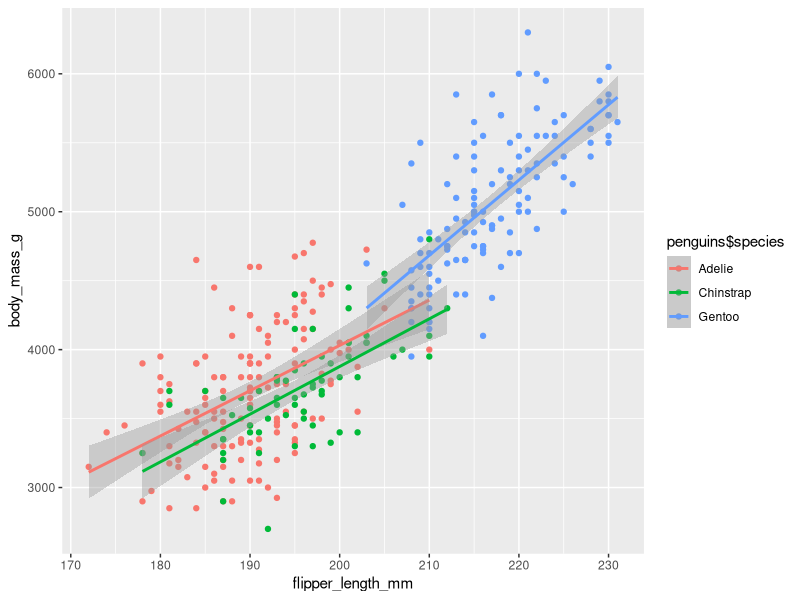
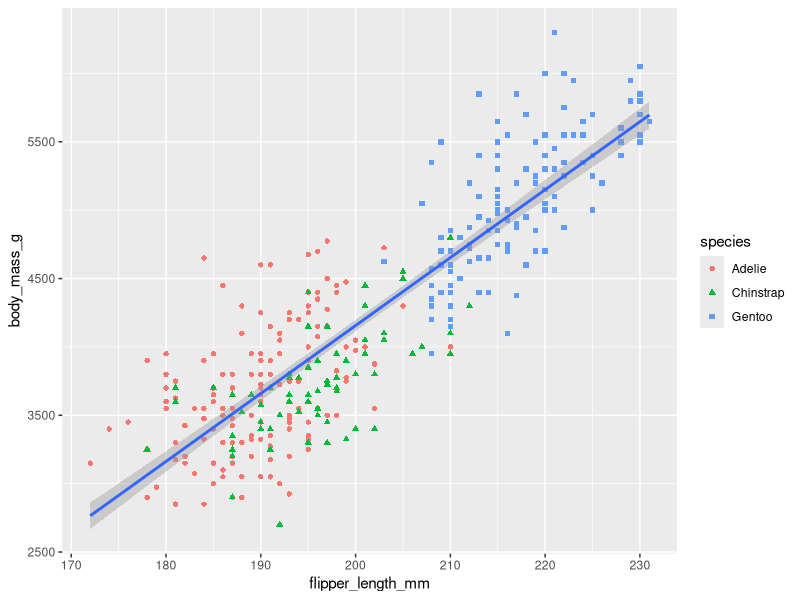
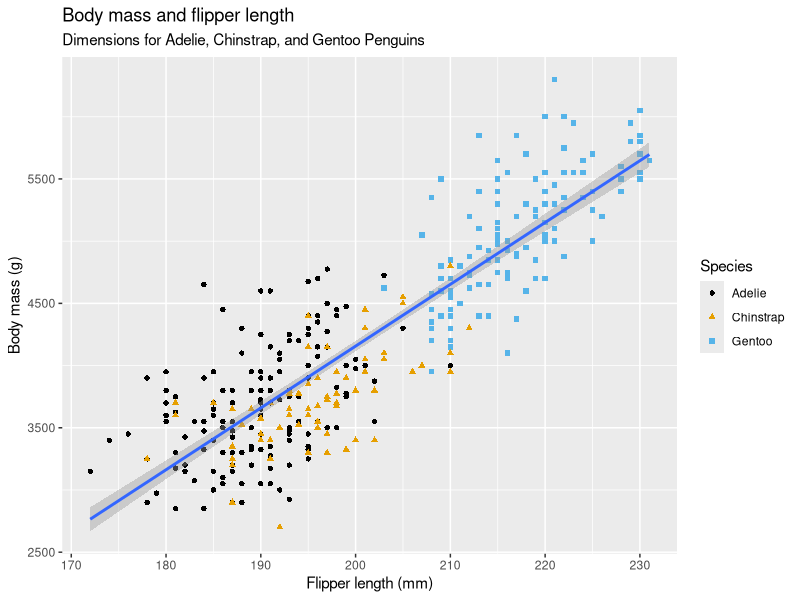
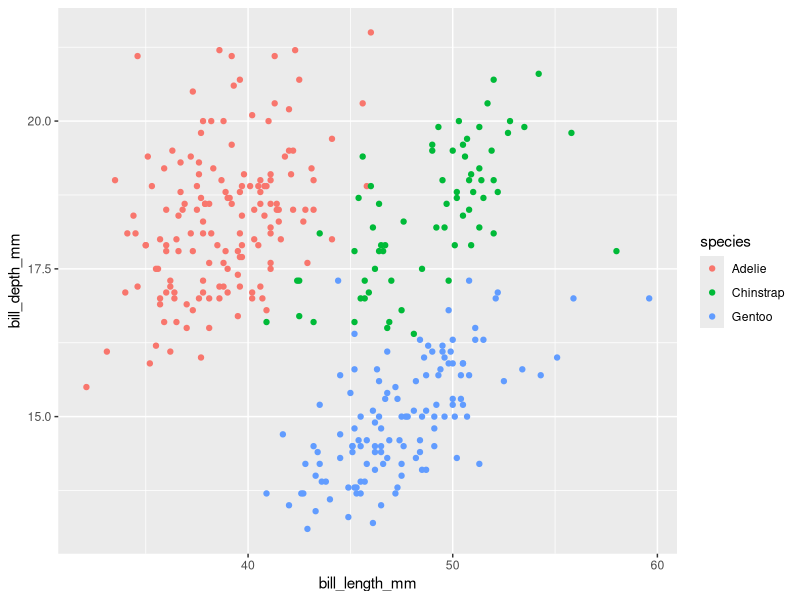
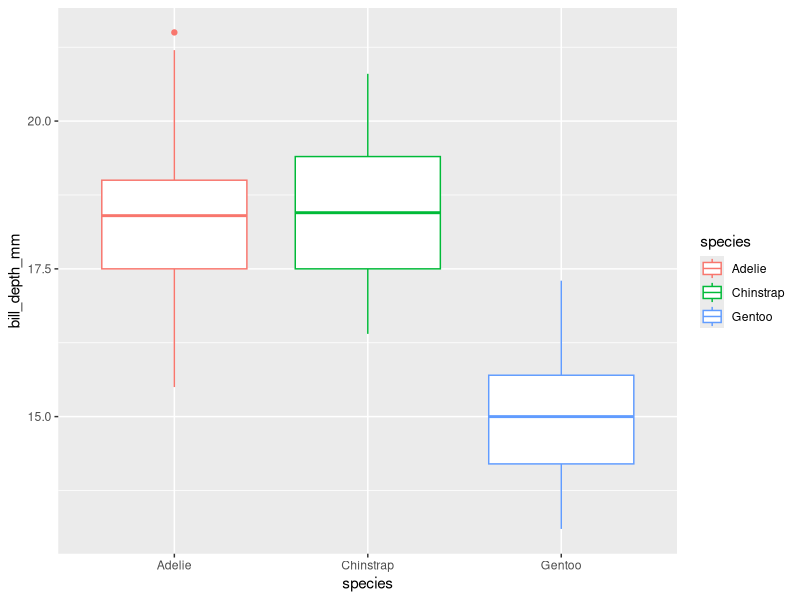
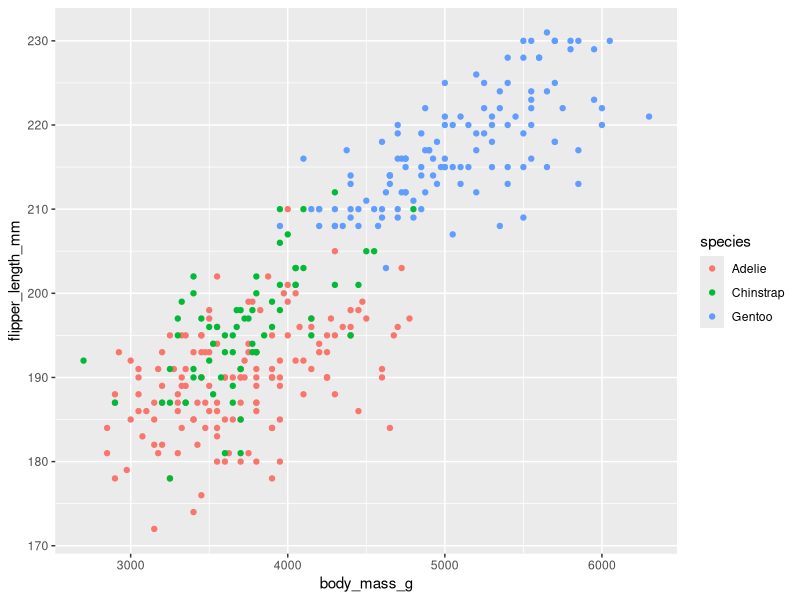
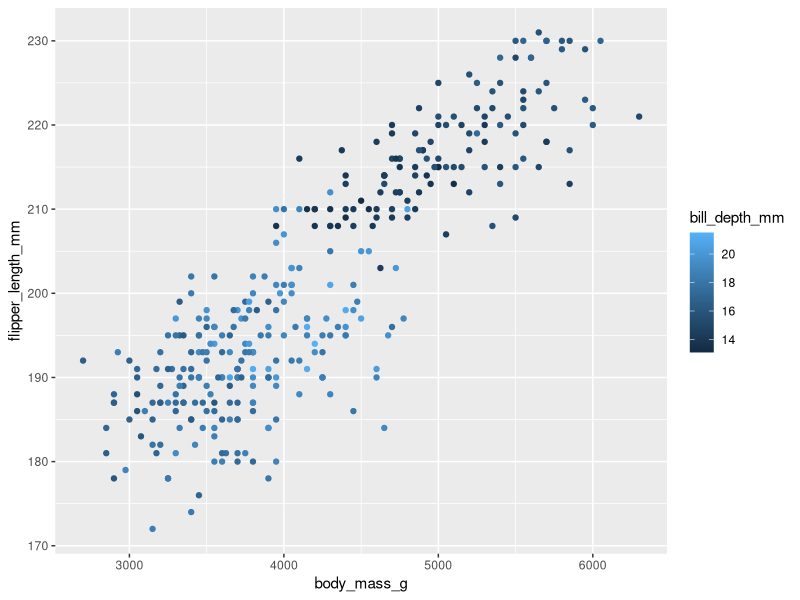
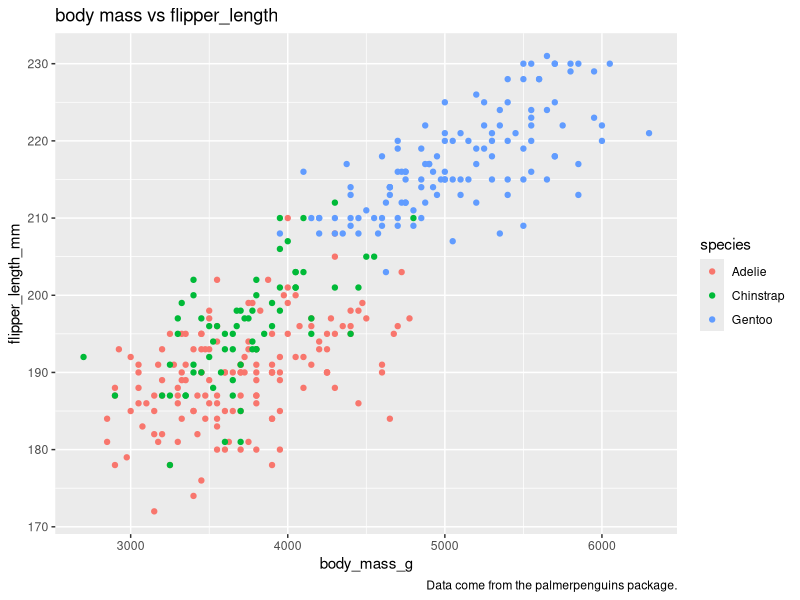

Source code (R) for these figures, in order:
## ---- chunk 1
knitr::opts_chunk$set(echo = TRUE)
knitr::opts_chunk$set(cache = TRUE) 
## ---- chunk 2
#install.packages("tidyverse")
#install.packages("palmerpenguins")
#install.packages("MASS")
library(tidyverse)
library(palmerpenguins)
library(ggthemes)
library(ggplot2)
library(MASS)
library(ggplot2)
## ---- chunk 3
palmerpenguins::penguins
glimpse(penguins)
## ---- chunk 4
summary(penguins)
## ---- chunk 5
ggplot(
  data = penguins,
  mapping = aes(x = flipper_length_mm, y = body_mass_g, color = penguins$species)
) + geom_point(mapping = aes(color = species)) +  geom_smooth(method = "lm")
## ---- chunk 6
ggplot(
  data = penguins,
  mapping = aes(x = flipper_length_mm, y = body_mass_g)
) +
  geom_point(mapping = aes(color = species, shape =species)) +
  geom_smooth(method = "lm")
## ---- chunk 7
ggplot(
  data = penguins,
  mapping = aes(x = flipper_length_mm, y = body_mass_g)
) +
  geom_point(aes(color = species, shape = species)) +
  geom_smooth(method = "lm") +
  labs(
    title = "Body mass and flipper length",
    subtitle = "Dimensions for Adelie, Chinstrap, and Gentoo Penguins",
    x = "Flipper length (mm)", y = "Body mass (g)",
    color = "Species", shape = "Species"
  ) +
  scale_color_colorblind()
## ---- chunk 8
nrow(penguins); ncol(penguins)
## ---- chunk 9
?penguins
## ---- chunk 10
ggplot(data = penguins, mapping = aes(x=bill_length_mm, y=bill_depth_mm, color = species)) + geom_point()
## ---- chunk 11
ggplot(data = penguins, mapping= (aes(x= species,y= bill_depth_mm, color = species ))) +geom_boxplot()
## ---- chunk 12
ggplot(data = penguins , mapping = aes(x= body_mass_g, y=flipper_length_mm, color =species)) +
  geom_point()
## ---- chunk 13
ggplot(data = penguins , mapping = aes(x= body_mass_g, y=flipper_length_mm, color =bill_depth_mm)) +
  geom_point(na.rm = TRUE) # removes the missing data points without warning
## ---- chunk 14
ggplot(data = penguins , mapping = aes(x= body_mass_g, y=flipper_length_mm, color =species)) +
  geom_point(na.rm = TRUE) +  labs(title = "body mass vs flipper_length",caption = "Data come from the palmerpenguins package.")
 # removes the missing data points without warning
## ---- chunk 15
ggplot(data = penguins , mapping = aes(x=flipper_length_mm , y=body_mass_g, color =bill_depth_mm)) +
  geom_point(na.rm = TRUE, size = 3) + geom_smooth(method = "loess")
## ---- chunk 16
ggplot(
  data = penguins,
  mapping = aes(x = flipper_length_mm, y = body_mass_g, color = island)
) +
  geom_point() +
  geom_smooth(se = FALSE)
## ---- chunk 17
ggplot(
  data = penguins,
  mapping = aes(x = flipper_length_mm, y = body_mass_g)
) +
  geom_point() +
  geom_smooth()

ggplot() +
  geom_point(
    data = penguins,
    mapping = aes(x = flipper_length_mm, y = body_mass_g)
  ) +
  geom_smooth(
    data = penguins,
    mapping = aes(x = flipper_length_mm, y = body_mass_g)
  )
